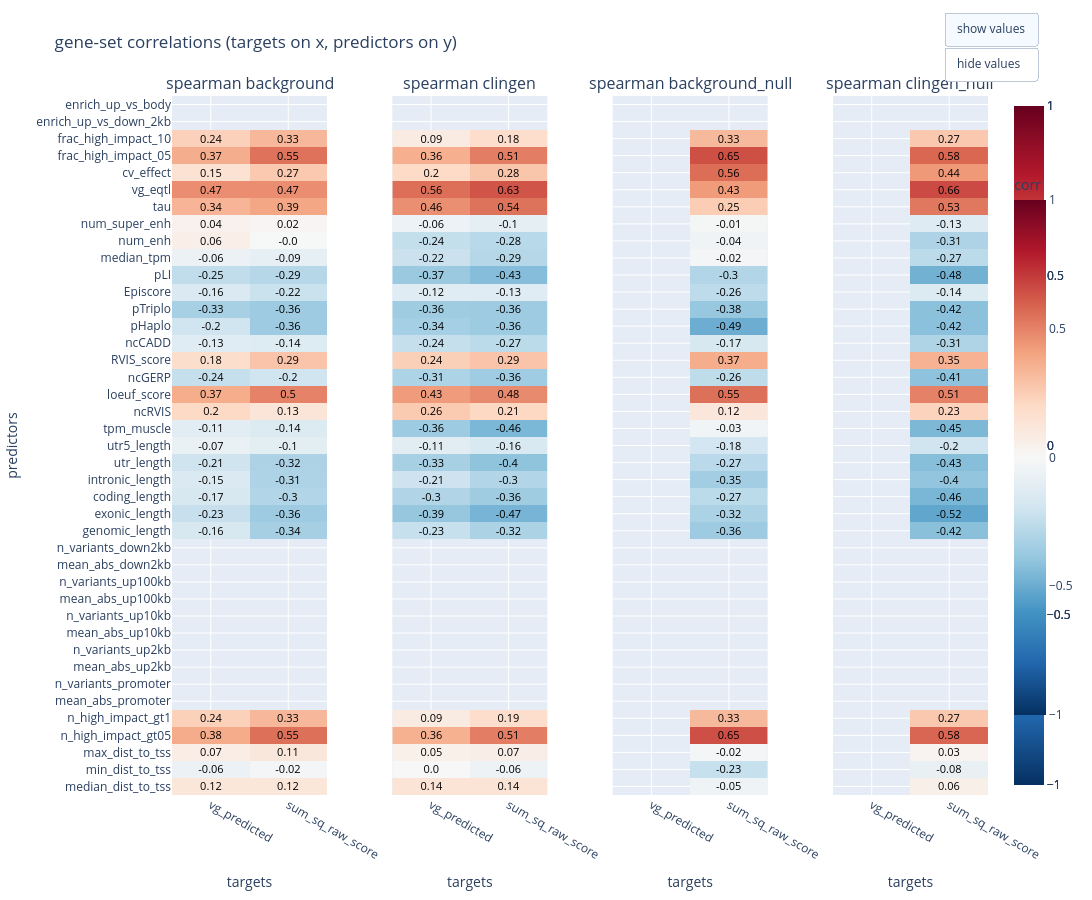

Write notebook code for a chart like this one.
### Markdown cell above
## Correlations

### Code cell
TARGET_METRICS = ['vg_predicted', 'sum_sq_raw_score']
PREDICTOR_METRICS = [
    'median_dist_to_tss',
    'min_dist_to_tss',
    'max_dist_to_tss',
    'n_high_impact_gt05',
    'n_high_impact_gt1',
    'mean_abs_promoter',
    'n_variants_promoter',
    'mean_abs_up2kb',
    'n_variants_up2kb',
    'mean_abs_up10kb',
    'n_variants_up10kb',
    'mean_abs_up100kb',
    'n_variants_up100kb',
    'mean_abs_down2kb',
    'n_variants_down2kb',
    'genomic_length',
    'exonic_length',
    'coding_length',
    'intronic_length',
    'utr_length',
    'utr5_length',
  #  'mane_transcript_id',
   # 'is_mane',
    'tpm_muscle',
    'ncRVIS',
    'loeuf_score',
    'ncGERP',
    'RVIS_score',
    'ncCADD',
    'pHaplo',
    'pTriplo',
    'Episcore',
    'pLI',
    'median_tpm',
    'num_enh',
    'num_super_enh',
    'tau',
    'vg_eqtl',
    'cv_effect',
    'frac_high_impact_05',
    'frac_high_impact_10',
    'enrich_up_vs_down_2kb',
    'enrich_up_vs_body',
]


def _prepare_corr_frame(path: Path) -> pd.DataFrame:
    """load selected columns for correlation heatmaps."""
    schema_cols = pl.read_parquet(path, n_rows=0).columns
    keep = [col for col in TARGET_METRICS + PREDICTOR_METRICS if col in schema_cols]
    frame = pl.read_parquet(path).select(keep).to_pandas()
    for col in frame.columns:
        frame[col] = pd.to_numeric(frame[col], errors='coerce')
    return frame


def _corr_matrix(df: pd.DataFrame, method: str) -> pd.DataFrame:
    """compute pairwise correlations for targets vs predictors."""
    matrix = pd.DataFrame(index=TARGET_METRICS, columns=PREDICTOR_METRICS, dtype=float)
    for y in TARGET_METRICS:
        if y not in df.columns:
            continue
        for x in PREDICTOR_METRICS:
            if x not in df.columns:
                continue
            matrix.loc[y, x] = df[[y, x]].corr(method=method).iloc[0, 1]
    return matrix


def plot_corr_heatmaps() -> None:
    """draw pearson and spearman heatmaps for background vs clingen."""
    datasets = [('background', BG_GENE), ('clingen', CLINGEN_GENE), ('background_null', BG_NULL_GENE), ('clingen_null', CLINGEN_NULL_GENE)]
    n_cols = len(datasets)
    fig = make_subplots(
        rows=1,
        cols=n_cols,
        shared_yaxes=True,
        shared_xaxes=True,
        subplot_titles=[f'spearman {name}' for name, _ in datasets],
        horizontal_spacing=0.08,
        vertical_spacing=0.08,
    )

    traces = []
    for col, (name, path) in enumerate(datasets, start=1):
        df = _prepare_corr_frame(path)
        spearman = _corr_matrix(df, 'spearman')
        oriented = spearman.transpose()
        values = oriented.values
        text = np.where(np.isnan(values), '', np.round(values, 2))
        heatmap = go.Heatmap(
            z=values,
            x=oriented.columns,
            y=oriented.index,
            colorscale='RdBu_r',
            zmin=-1,
            zmax=1,
            colorbar=dict(title='corr', thickness=32, len=0.8) if col == n_cols else None,
            hovertemplate=(
                'predictor=%{y}<br>target=%{x}<br>corr=%{z:.2f}<extra>'
                f'spearman {name}'
                '</extra>'
            ),
            text=text,
            texttemplate='%{text}',
            textfont=dict(color='black', size=11),
        )
        fig.add_trace(heatmap, row=1, col=col)
        traces.append(len(fig.data) - 1)
        fig.update_xaxes(title_text='targets', row=1, col=col)
        fig.update_yaxes(title_text='predictors', row=1, col=1)

    fig.update_layout(
        height=900,
        width=1200,
        title_text='gene-set correlations (targets on x, predictors on y)',
        margin=dict(t=70, b=50, l=70, r=40),
        updatemenus=[
            dict(
                type='buttons',
                x=1.06,
                y=1.12,
                xanchor='right',
                buttons=[
                    dict(
                        label='show values',
                        method='update',
                        args=[{'texttemplate': ['%{text}' if i in traces else None for i, _ in enumerate(fig.data)]}],
                    ),
                    dict(
                        label='hide values',
                        method='update',
                        args=[{'texttemplate': ['' if i in traces else None for i, _ in enumerate(fig.data)]}],
                    ),
                ],
            )
        ],
    )

    out_path = Path('/Users/markus/in-silico-vg-analysis/figures/corr_heatmaps.html')
    out_path.parent.mkdir(parents=True, exist_ok=True)
    png_path = out_path.with_suffix('.png')
    # png export at ~1000 dpi via scale factor
    try:
        fig.write_image(str(png_path), width=1200, height=900, scale=10.42)
    except ValueError as exc:
        print(f'skipping png export (kaleido missing?): {exc}')
    fig.write_html(str(out_path), include_plotlyjs='cdn', full_html=True)
    fig.show()


plot_corr_heatmaps()

### Figure 1 — Plotly figure (JSON) as saved in the notebook; plotly's stock layout.template omitted (floating-point values rounded to 4 significant figures)
{"data": [{"colorscale": [[0, "rgb(5,48,97)"], [0.1, "rgb(33,102,172)"], [0.2, "rgb(67,147,195)"], [0.3, "rgb(146,197,222)"], [0.4, "rgb(209,229,240)"], [0.5, "rgb(247,247,247)"], [0.6, "rgb(253,219,199)"], [0.7, "rgb(244,165,130)"], [0.8, "rgb(214,96,77)"], [0.9, "rgb(178,24,43)"], [1, "rgb(103,0,31)"]], "hovertemplate": "predictor=%{y}<br>target=%{x}<br>corr=%{z:.2f}<extra>spearman background</extra>", "text": [["0.12", "0.12"], ["-0.06", "-0.02"], ["0.07", "0.11"], ["0.38", "0.55"], ["0.24", "0.33"], ["", ""], ["", ""], ["", ""], ["", ""], ["", ""], ["", ""], ["", ""], ["", ""], ["", ""], ["", ""], ["-0.16", "-0.34"], ["-0.23", "-0.36"], ["-0.17", "-0.3"], ["-0.15", "-0.31"], ["-0.21", "-0.32"], ["-0.07", "-0.1"], ["-0.11", "-0.14"], ["0.2", "0.13"], ["0.37", "0.5"], ["-0.24", "-0.2"], ["0.18", "0.29"], ["-0.13", "-0.14"], ["-0.2", "-0.36"], ["-0.33", "-0.36"], ["-0.16", "-0.22"], ["-0.25", "-0.29"], ["-0.06", "-0.09"], ["0.06", "-0.0"], ["0.04", "0.02"], ["0.34", "0.39"], ["0.47", "0.47"], ["0.15", "0.27"], ["0.37", "0.55"], ["0.24", "0.33"], ["", ""], ["", ""]], "textfont": {"color": "black", "size": 11}, "texttemplate": "%{text}", "type": "heatmap", "x": ["vg_predicted", "sum_sq_raw_score"], "xaxis": "x", "y": ["median_dist_to_tss", "min_dist_to_tss", "max_dist_to_tss", "n_high_impact_gt05", "n_high_impact_gt1", "mean_abs_promoter", "n_variants_promoter", "mean_abs_up2kb", "n_variants_up2kb", "mean_abs_up10kb", "n_variants_up10kb", "mean_abs_up100kb", "n_variants_up100kb", "mean_abs_down2kb", "n_variants_down2kb", "genomic_length", "exonic_length", "coding_length", "intronic_length", "utr_length", "utr5_length", "tpm_muscle", "ncRVIS", "loeuf_score", "ncGERP", "RVIS_score", "ncCADD", "pHaplo", "pTriplo", "Episcore", "pLI", "median_tpm", "num_enh", "num_super_enh", "tau", "vg_eqtl", "cv_effect", "frac_high_impact_05", "frac_high_impact_10", "enrich_up_vs_down_2kb", "enrich_up_vs_body"], "yaxis": "y", "z": [[0.1217, 0.12], [-0.06395, -0.02337], [0.07194, 0.1142], [0.3758, 0.5533], [0.2366, 0.3318], [NaN, NaN], [NaN, NaN], [NaN, NaN], [NaN, NaN], [NaN, NaN], [NaN, NaN], [NaN, NaN], [NaN, NaN], [NaN, NaN], [NaN, NaN], [-0.1644, -0.3362], [-0.2298, -0.3605], [-0.166, -0.2981], [-0.1455, -0.3105], [-0.207, -0.3157], [-0.06871, -0.1045], [-0.1146, -0.1436], [0.204, 0.1303], [0.3714, 0.5011], [-0.2379, -0.1984], [0.1782, 0.2869], [-0.1258, -0.1364], [-0.1983, -0.3622], [-0.334, -0.3608], [-0.155, -0.2227], [-0.2507, -0.2902], [-0.06147, -0.08915], [0.06328, -0.00445], [0.04327, 0.01821], [0.3428, 0.394], [0.4696, 0.4692], [0.1498, 0.2659], [0.3668, 0.5493], [0.2362, 0.3316], [NaN, NaN], [NaN, NaN]], "zmax": 1, "zmin": -1}, {"colorscale": [[0, "rgb(5,48,97)"], [0.1, "rgb(33,102,172)"], [0.2, "rgb(67,147,195)"], [0.3, "rgb(146,197,222)"], [0.4, "rgb(209,229,240)"], [0.5, "rgb(247,247,247)"], [0.6, "rgb(253,219,199)"], [0.7, "rgb(244,165,130)"], [0.8, "rgb(214,96,77)"], [0.9, "rgb(178,24,43)"], [1, "rgb(103,0,31)"]], "hovertemplate": "predictor=%{y}<br>target=%{x}<br>corr=%{z:.2f}<extra>spearman clingen</extra>", "text": [["0.14", "0.14"], ["0.0", "-0.06"], ["0.05", "0.07"], ["0.36", "0.51"], ["0.09", "0.19"], ["", ""], ["", ""], ["", ""], ["", ""], ["", ""], ["", ""], ["", ""], ["", ""], ["", ""], ["", ""], ["-0.23", "-0.32"], ["-0.39", "-0.47"], ["-0.3", "-0.36"], ["-0.21", "-0.3"], ["-0.33", "-0.4"], ["-0.11", "-0.16"], ["-0.36", "-0.46"], ["0.26", "0.21"], ["0.43", "0.48"], ["-0.31", "-0.36"], ["0.24", "0.29"], ["-0.24", "-0.27"], ["-0.34", "-0.36"], ["-0.36", "-0.36"], ["-0.12", "-0.13"], ["-0.37", "-0.43"], ["-0.22", "-0.29"], ["-0.24", "-0.28"], ["-0.06", "-0.1"], ["0.46", "0.54"], ["0.56", "0.63"], ["0.2", "0.28"], ["0.36", "0.51"], ["0.09", "0.18"], ["", ""], ["", ""]], "textfont": {"color": "black", "size": 11}, "texttemplate": "%{text}", "type": "heatmap", "x": ["vg_predicted", "sum_sq_raw_score"], "xaxis": "x2", "y": ["median_dist_to_tss", "min_dist_to_tss", "max_dist_to_tss", "n_high_impact_gt05", "n_high_impact_gt1", "mean_abs_promoter", "n_variants_promoter", "mean_abs_up2kb", "n_variants_up2kb", "mean_abs_up10kb", "n_variants_up10kb", "mean_abs_up100kb", "n_variants_up100kb", "mean_abs_down2kb", "n_variants_down2kb", "genomic_length", "exonic_length", "coding_length", "intronic_length", "utr_length", "utr5_length", "tpm_muscle", "ncRVIS", "loeuf_score", "ncGERP", "RVIS_score", "ncCADD", "pHaplo", "pTriplo", "Episcore", "pLI", "median_tpm", "num_enh", "num_super_enh", "tau", "vg_eqtl", "cv_effect", "frac_high_impact_05", "frac_high_impact_10", "enrich_up_vs_down_2kb", "enrich_up_vs_body"], "yaxis": "y2", "z": [[0.1429, 0.1382], [7.771e-05, -0.0557], [0.05319, 0.06739], [0.3563, 0.5124], [0.08634, 0.185], [NaN, NaN], [NaN, NaN], [NaN, NaN], [NaN, NaN], [NaN, NaN], [NaN, NaN], [NaN, NaN], [NaN, NaN], [NaN, NaN], [NaN, NaN], [-0.2316, -0.3211], [-0.3859, -0.4669], [-0.3015, -0.3565], [-0.2105, -0.2975], [-0.3302, -0.4043], [-0.1123, -0.1561], [-0.3637, -0.458], [0.263, 0.209], [0.4279, 0.4784], [-0.3137, -0.3571], [0.2412, 0.2854], [-0.2391, -0.2711], [-0.3384, -0.3643], [-0.357, -0.3612], [-0.1184, -0.1259], [-0.3736, -0.4313], [-0.218, -0.2895], [-0.2398, -0.2779], [-0.05627, -0.1013], [0.4648, 0.5437], [0.5558, 0.6345], [0.2018, 0.2825], [0.3592, 0.5125], [0.08617, 0.1849], [NaN, NaN], [NaN, NaN]], "zmax": 1, "zmin": -1}, {"colorscale": [[0, "rgb(5,48,97)"], [0.1, "rgb(33,102,172)"], [0.2, "rgb(67,147,195)"], [0.3, "rgb(146,197,222)"], [0.4, "rgb(209,229,240)"], [0.5, "rgb(247,247,247)"], [0.6, "rgb(253,219,199)"], [0.7, "rgb(244,165,130)"], [0.8, "rgb(214,96,77)"], [0.9, "rgb(178,24,43)"], [1, "rgb(103,0,31)"]], "hovertemplate": "predictor=%{y}<br>target=%{x}<br>corr=%{z:.2f}<extra>spearman background_null</extra>", "text": [["", "-0.05"], ["", "-0.23"], ["", "-0.02"], ["", "0.65"], ["", "0.33"], ["", ""], ["", ""], ["", ""], ["", ""], ["", ""], ["", ""], ["", ""], ["", ""], ["", ""], ["", ""], ["", "-0.36"], ["", "-0.32"], ["", "-0.27"], ["", "-0.35"], ["", "-0.27"], ["", "-0.18"], ["", "-0.03"], ["", "0.12"], ["", "0.55"], ["", "-0.26"], ["", "0.37"], ["", "-0.17"], ["", "-0.49"], ["", "-0.38"], ["", "-0.26"], ["", "-0.3"], ["", "-0.02"], ["", "-0.04"], ["", "-0.01"], ["", "0.25"], ["", "0.43"], ["", "0.56"], ["", "0.65"], ["", "0.33"], ["", ""], ["", ""]], "textfont": {"color": "black", "size": 11}, "texttemplate": "%{text}", "type": "heatmap", "x": ["vg_predicted", "sum_sq_raw_score"], "xaxis": "x3", "y": ["median_dist_to_tss", "min_dist_to_tss", "max_dist_to_tss", "n_high_impact_gt05", "n_high_impact_gt1", "mean_abs_promoter", "n_variants_promoter", "mean_abs_up2kb", "n_variants_up2kb", "mean_abs_up10kb", "n_variants_up10kb", "mean_abs_up100kb", "n_variants_up100kb", "mean_abs_down2kb", "n_variants_down2kb", "genomic_length", "exonic_length", "coding_length", "intronic_length", "utr_length", "utr5_length", "tpm_muscle", "ncRVIS", "loeuf_score", "ncGERP", "RVIS_score", "ncCADD", "pHaplo", "pTriplo", "Episcore", "pLI", "median_tpm", "num_enh", "num_super_enh", "tau", "vg_eqtl", "cv_effect", "frac_high_impact_05", "frac_high_impact_10", "enrich_up_vs_down_2kb", "enrich_up_vs_body"], "yaxis": "y3", "z": [[NaN, -0.04675], [NaN, -0.2338], [NaN, -0.02355], [NaN, 0.6473], [NaN, 0.3256], [NaN, NaN], [NaN, NaN], [NaN, NaN], [NaN, NaN], [NaN, NaN], [NaN, NaN], [NaN, NaN], [NaN, NaN], [NaN, NaN], [NaN, NaN], [NaN, -0.3612], [NaN, -0.3204], [NaN, -0.2702], [NaN, -0.3486], [NaN, -0.2722], [NaN, -0.185], [NaN, -0.03049], [NaN, 0.1184], [NaN, 0.5544], [NaN, -0.2556], [NaN, 0.3711], [NaN, -0.1653], [NaN, -0.4948], [NaN, -0.384], [NaN, -0.2644], [NaN, -0.2972], [NaN, -0.01879], [NaN, -0.04323], [NaN, -0.01484], [NaN, 0.2508], [NaN, 0.4256], [NaN, 0.5607], [NaN, 0.6457], [NaN, 0.3254], [NaN, NaN], [NaN, NaN]], "zmax": 1, "zmin": -1}, {"colorbar": {"len": 0.8, "thickness": 32, "title": {"text": "corr"}}, "colorscale": [[0, "rgb(5,48,97)"], [0.1, "rgb(33,102,172)"], [0.2, "rgb(67,147,195)"], [0.3, "rgb(146,197,222)"], [0.4, "rgb(209,229,240)"], [0.5, "rgb(247,247,247)"], [0.6, "rgb(253,219,199)"], [0.7, "rgb(244,165,130)"], [0.8, "rgb(214,96,77)"], [0.9, "rgb(178,24,43)"], [1, "rgb(103,0,31)"]], "hovertemplate": "predictor=%{y}<br>target=%{x}<br>corr=%{z:.2f}<extra>spearman clingen_null</extra>", "text": [["", "0.06"], ["", "-0.08"], ["", "0.03"], ["", "0.58"], ["", "0.27"], ["", ""], ["", ""], ["", ""], ["", ""], ["", ""], ["", ""], ["", ""], ["", ""], ["", ""], ["", ""], ["", "-0.42"], ["", "-0.52"], ["", "-0.46"], ["", "-0.4"], ["", "-0.43"], ["", "-0.2"], ["", "-0.45"], ["", "0.23"], ["", "0.51"], ["", "-0.41"], ["", "0.35"], ["", "-0.31"], ["", "-0.42"], ["", "-0.42"], ["", "-0.14"], ["", "-0.48"], ["", "-0.27"], ["", "-0.31"], ["", "-0.13"], ["", "0.53"], ["", "0.66"], ["", "0.44"], ["", "0.58"], ["", "0.27"], ["", ""], ["", ""]], "textfont": {"color": "black", "size": 11}, "texttemplate": "%{text}", "type": "heatmap", "x": ["vg_predicted", "sum_sq_raw_score"], "xaxis": "x4", "y": ["median_dist_to_tss", "min_dist_to_tss", "max_dist_to_tss", "n_high_impact_gt05", "n_high_impact_gt1", "mean_abs_promoter", "n_variants_promoter", "mean_abs_up2kb", "n_variants_up2kb", "mean_abs_up10kb", "n_variants_up10kb", "mean_abs_up100kb", "n_variants_up100kb", "mean_abs_down2kb", "n_variants_down2kb", "genomic_length", "exonic_length", "coding_length", "intronic_length", "utr_length", "utr5_length", "tpm_muscle", "ncRVIS", "loeuf_score", "ncGERP", "RVIS_score", "ncCADD", "pHaplo", "pTriplo", "Episcore", "pLI", "median_tpm", "num_enh", "num_super_enh", "tau", "vg_eqtl", "cv_effect", "frac_high_impact_05", "frac_high_impact_10", "enrich_up_vs_down_2kb", "enrich_up_vs_body"], "yaxis": "y4", "z": [[NaN, 0.05871], [NaN, -0.07653], [NaN, 0.0293], [NaN, 0.5812], [NaN, 0.27], [NaN, NaN], [NaN, NaN], [NaN, NaN], [NaN, NaN], [NaN, NaN], [NaN, NaN], [NaN, NaN], [NaN, NaN], [NaN, NaN], [NaN, NaN], [NaN, -0.4185], [NaN, -0.5249], [NaN, -0.4597], [NaN, -0.3971], [NaN, -0.4279], [NaN, -0.2018], [NaN, -0.4539], [NaN, 0.2277], [NaN, 0.5057], [NaN, -0.4076], [NaN, 0.3525], [NaN, -0.3065], [NaN, -0.4171], [NaN, -0.4157], [NaN, -0.1423], [NaN, -0.4784], [NaN, -0.2683], [NaN, -0.3117], [NaN, -0.1331], [NaN, 0.5323], [NaN, 0.6615], [NaN, 0.4356], [NaN, 0.5795], [NaN, 0.2699], [NaN, NaN], [NaN, NaN]], "zmax": 1, "zmin": -1}], "layout": {"annotations": [{"font": {"size": 16}, "showarrow": false, "text": "spearman background", "x": 0.095, "xanchor": "center", "xref": "paper", "y": 1, "yanchor": "bottom", "yref": "paper"}, {"font": {"size": 16}, "showarrow": false, "text": "spearman clingen", "x": 0.365, "xanchor": "center", "xref": "paper", "y": 1, "yanchor": "bottom", "yref": "paper"}, {"font": {"size": 16}, "showarrow": false, "text": "spearman background_null", "x": 0.635, "xanchor": "center", "xref": "paper", "y": 1, "yanchor": "bottom", "yref": "paper"}, {"font": {"size": 16}, "showarrow": false, "text": "spearman clingen_null", "x": 0.905, "xanchor": "center", "xref": "paper", "y": 1, "yanchor": "bottom", "yref": "paper"}], "height": 900, "margin": {"b": 50, "l": 70, "r": 40, "t": 70}, "title": {"text": "gene-set correlations (targets on x, predictors on y)"}, "updatemenus": [{"buttons": [{"args": [{"texttemplate": ["%{text}", "%{text}", "%{text}", "%{text}"]}], "label": "show values", "method": "update"}, {"args": [{"texttemplate": ["", "", "", ""]}], "label": "hide values", "method": "update"}], "type": "buttons", "x": 1.06, "xanchor": "right", "y": 1.12}], "width": 1200, "xaxis": {"anchor": "y", "domain": [0, 0.19], "title": {"text": "targets"}}, "xaxis2": {"anchor": "y2", "domain": [0.27, 0.46], "title": {"text": "targets"}}, "xaxis3": {"anchor": "y3", "domain": [0.54, 0.73], "title": {"text": "targets"}}, "xaxis4": {"anchor": "y4", "domain": [0.81, 1], "title": {"text": "targets"}}, "yaxis": {"anchor": "x", "domain": [0, 1], "title": {"text": "predictors"}}, "yaxis2": {"anchor": "x2", "domain": [0, 1], "matches": "y", "showticklabels": false}, "yaxis3": {"anchor": "x3", "domain": [0, 1], "matches": "y", "showticklabels": false}, "yaxis4": {"anchor": "x4", "domain": [0, 1], "matches": "y", "showticklabels": false}}}
